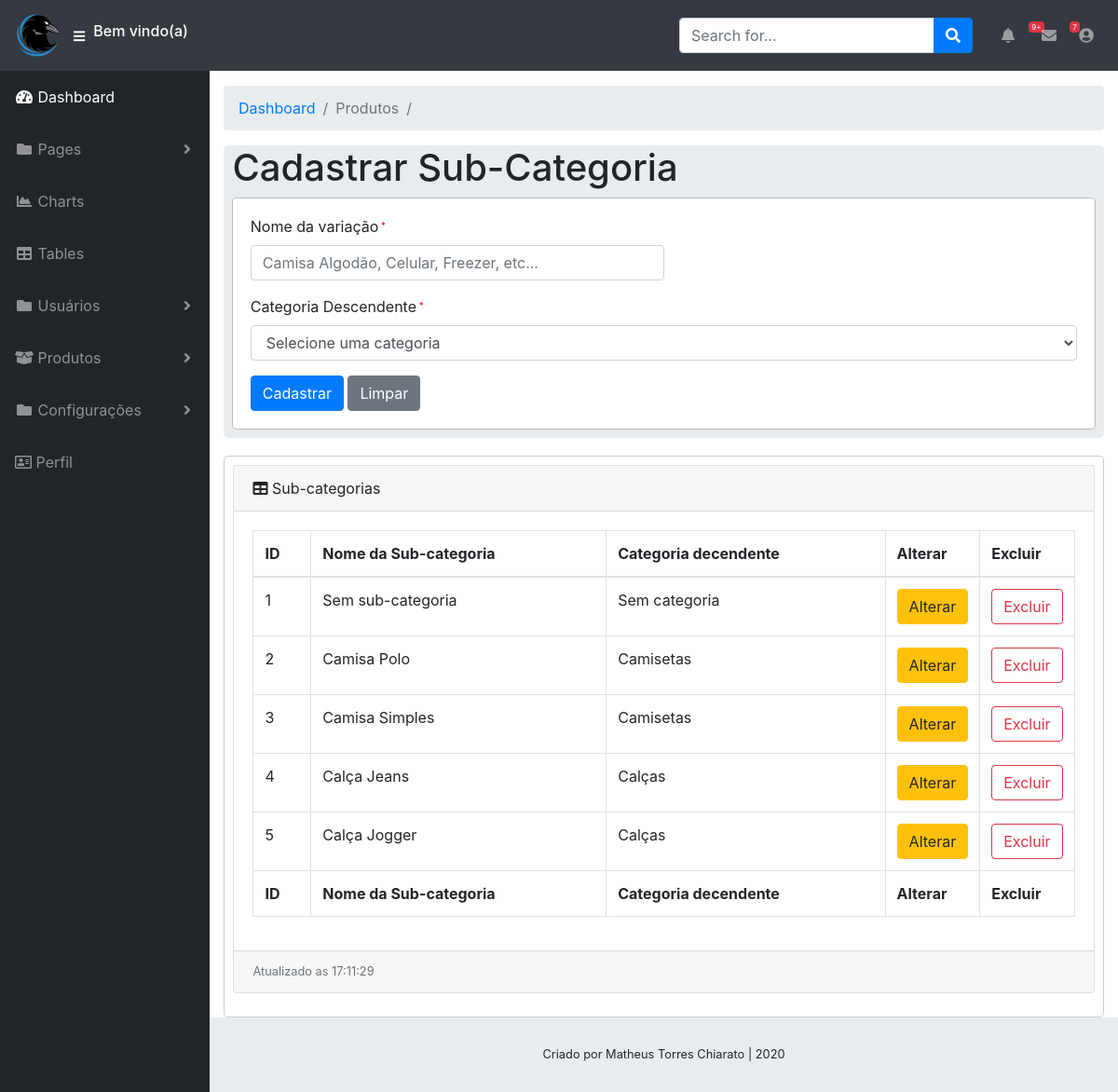
/view/dashboard/produto/subcategoria.php (signed in), run on the app's committed database.
### tables this page shows
CREATE TABLE IF NOT EXISTS `m4th_5ubc4t3g0r145` (
  `id` int(11) NOT NULL AUTO_INCREMENT,
  `subdescricao` varchar(50) DEFAULT NULL,
  `id_categoria_pai` int(11) DEFAULT NULL,
  PRIMARY KEY (`id`),
  UNIQUE KEY `descricao` (`subdescricao`),
  KEY `id_categoria_pai` (`id_categoria_pai`)
);

CREATE TABLE IF NOT EXISTS `m4th_c4t3g0r145` (
  `id` int(11) NOT NULL AUTO_INCREMENT,
  `descricao` varchar(50) DEFAULT NULL,
  PRIMARY KEY (`id`),
  UNIQUE KEY `descricao` (`descricao`)
);

### control/CRUDSubCategoria/subcategorias.php (called while the page is built, shortened)
<?php
include $_SERVER['DOCUMENT_ROOT'] . '/site/control/CRUDSubCategoria/SubCategoria.php';
$sub = new SubCategoria();
if(isset($_POST['cadastro']) && $_POST['cadastro'] != null){
    unsetVars1();
    $sub->setDescricao($_POST['descricaoSubCategoria']);
    $sub->setDescricaoCategoriaPai($_POST['descricaoCategoria']);
    $conexao = conexao::conect();
    $resultado = $sub->cadastrarSubCategoria($conexao);
    conexao::FechaConexao($conexao);
    if($resultado == '0' || $resultado == null || !isset($resultado)){
        echo '0';
    }else{
        echo '1';
    }
}elseif (isset($_POST['listar']) && $_POST['listar'] != null){
    $conexao = conexao::conect();
    $resultado = $sub->listarTodasSubCategorias($conexao);
    if($resultado == '0' || $resultado == null || !isset($resultado)){
        return '0';
    }else{
        return $resultado;
    }
}else{echo "Impossivel realizar qualquer operação";}

### control/CRUDSubCategoria/SubCategoria.php (called while the page is built, shortened)
<?php
Class SubCategoria{
    public function listarTodasSubCategorias($conexao){
        include $_SERVER['DOCUMENT_ROOT'] . '/site/dao/CRUDSubCategoria/SELECT_Sub_Categoria.php';
        $select = new SELECT_Sub_Categoria();
        $select->conexao = $conexao;
        $resultado = $select->selecionarAllSubCategorias();
        if($resultado == '0' || $resultado == null || !isset($resultado)){
            return '0';
        }else{
            return $resultado;
        }
    }
}

### dao/CRUDSubCategoria/SELECT_Sub_Categoria.php (called while the page is built)
<?php
class SELECT_Sub_Categoria{
    public $conexao;
    public function selecionarAllSubCategorias(){
        $query = "SELECT sub.id, sub.subdescricao, cat.descricao FROM m4th_5ubc4t3g0r145 sub, m4th_c4t3g0r145 cat WHERE sub.id_categoria_pai = cat.id ORDER BY id ASC";
        $resultado = mysqli_query($this->conexao, $query);
        if($resultado != '0' || $resultado != null){
            return $resultado;
        }else{
            return '0';
        }
    }
}

### control/CRUDSubCategoria/DisplayCRUDSubCategoria.php (the view, shortened to what this page needs)
<?php
class DisplayCRUDSubCategoria{
    public function formSubCategoria(){
        echo '
                <div class="content-block">
                    <h1 id="titulo">Cadastrar Sub-Categoria</h1>
                    <div class="modal-content" style="padding: 1%">
                        <form id="formSubCategoria" action="" method="post" autocomplete="off">
                            <div style="padding: 1%">
                            <div class="form-group" id="idformSubCategoria"><label for="idSubCategoria">ID</label><input type="text" id="idSubCategoria" name="idSubCategoria" class="form-control" readonly></div>
                                <div class="form-group">
                                    <label for="nomeSubCategoria">Nome da variação</label><small><sup style="color: red"> * </sup></small>
                                    <input type="text" class="form-control" id="nomeSubCategoria" name="nomeSubCategoria" autocomplete="off" placeholder="Camisa Algodão, Celular, Freezer, etc..." required style="width: 50%;">
                                </div>
                                <div class="form-group">
                                    <label for="descricaoCategoria">Categoria Descendente</label><small><sup style="color: red"> * </sup></small>
                                    <select class="form-control" name="descricaoCategoria" id="descricaoCategoria">
                                    <option selected>Selecione uma categoria</option>
        ';
        echo '
                                    </select>
                                </div>
                                <button type="submit" form="formSubCategoria" id="submitSubCategoria" name="submitSubCategoria" class="btn btn-primary">Cadastrar</button>
                                <button type="button" form="formSubCategoria" id="alterarSubCategoria" name="alterarSubCategoria" class="btn btn-warning">Alterar</button>
                                <button type="reset" form="formSubCategoria" id="resetSubCategoria" name="resetSubCategoria" class="btn btn-secondary">Limpar</button>
                            </div>
                        </form>
                    </div>
                </div>
        ';
    }
    public function listarSubCategoria(){
        include $_SERVER['DOCUMENT_ROOT'] . '/site/control/CRUDSubCategoria/subcategorias.php';
        if(isset($resultado) && $resultado != null && $resultado != '0'){
            echo '
                <div class="modal-content" style="padding: 1%">
                    <div class="card mb-3">
                    <div class="card-header">
                        <i class="fas fa-table"></i>
                        Sub-categorias
                    </div>
                    <div class="card-body">
                        <div class="table-responsive">
                            <table class="table table-bordered" id="User_data" width="100%" cellspacing="0">
                                <thead>
                                    <tr>
                                        <th>ID</th>
                                        <th>Nome da Sub-categoria</th>
                                        <th>Categoria decendente</th>
                                        <th style="width: 10%">Alterar</th>
                                        <th style="width: 10%">Excluir</th>
                                    </tr>
                                </thead>
                                <tfoot>
                                    <tr>
                                        <th>ID</th>
                                        <th>Nome da Sub-categoria</th>
                                        <th>Categoria decendente</th>
                                        <th style="width: 10%">Alterar</th>
                                        <th style="width: 10%">Excluir</th>
                                    </tr>
                                </tfoot>
                                <tbody>
                </div>
            ';
            $number = 0;
            foreach ($resultado as $resul) {
                $number ++;
                echo '
                    <tr id="User_row' . $number . '">
                        <td class="id_val">' . $resul['id'] . '</td>
                        <td class="descricaoSubCategoria">' . urldecode($resul['subdescricao']) . '</td>
                        <td class="descricaoCategoriatable">' . urldecode($resul['descricao']) . '</td>
                        <td class="text-center"><button class="btn btn-warning" id="alterar" name="alterar" value="'. $number .'">Alterar</button></td>
                        <td class="text-center"><button class="btn btn-outline-danger" id="excluir" name="excluir" value="'. $number .'">Excluir</button></td>
                    </tr>
                ';
            }
            echo '
                </tbody></table>
                        </div>
                    </div>
                    <div class="card-footer small text-muted">Atualizado as ' . date("H:i:s") . '</div>
                </div>
            ';
        }
    }
}

### view/dashboard/header.php (shortened to what this page needs)
<!DOCTYPE html>
<html lang="pt-br">
<head>
    <link href="http://localhost/site/view/dashboard/vendor/fontawesome-free/css/all.min.css" rel="stylesheet" type="text/css">
    <link href="http://localhost/site/view/dashboard/vendor/datatables/dataTables.bootstrap4.css" rel="stylesheet">
    <link href="http://localhost/site/view/dashboard/css/sb-admin.css" rel="stylesheet" type="text/css">
    <link href="http://localhost/site/view/dashboard/css/mathstyles.css" rel="stylesheet" type="text/css">
</head>
<body id="page-top">
<nav class="navbar navbar-expand navbar-dark bg-dark static-top">
    <a class="navbar-brand mr-1" href="http://localhost/site/view/dashboard/index.php"><img src="http://localhost/site/assets/images/crow.png" alt="Login" width="50" height="50"></a>
    <button class="btn btn-link btn-sm text-white order-1 order-sm-0" id="sidebarToggle" href="#">
        <i class="fas fa-bars"></i>
    </button>
    <h6 class="text-white">Bem vindo(a) <?php echo (isset($_SESSION['Username']) ? $_SESSION['Username'] : $_SESSION['UserEmail'])?></h6>
    <form class="d-none d-md-inline-block form-inline ml-auto mr-0 mr-md-3 my-2 my-md-0">
        <div class="input-group">
            <input type="text" class="form-control" placeholder="Search for..." aria-label="Search" aria-describedby="basic-addon2">
            <div class="input-group-append">
                <button class="btn btn-primary" type="button">
                    <i class="fas fa-search"></i>
                </button>
            </div>
        </div>
    </form>
    <ul class="navbar-nav ml-auto ml-md-0">
        <li class="nav-item dropdown no-arrow mx-1">
            <a class="nav-link dropdown-toggle" href="#" id="alertsDropdown" role="button" data-toggle="dropdown" aria-haspopup="true" aria-expanded="false">
                <i class="fas fa-bell fa-fw"></i>
                <span class="badge badge-danger">9+</span>
            </a>
        </li>
        <li class="nav-item dropdown no-arrow mx-1">
            <a class="nav-link dropdown-toggle" href="#" id="messagesDropdown" role="button" data-toggle="dropdown" aria-haspopup="true" aria-expanded="false">
                <i class="fas fa-envelope fa-fw"></i>
                <span class="badge badge-danger">7</span>
            </a>
        </li>
        <li class="nav-item dropdown no-arrow">
            <a class="nav-link dropdown-toggle" href="#" id="userDropdown" role="button" data-toggle="dropdown" aria-haspopup="true" aria-expanded="false">
                <i class="fas fa-user-circle fa-fw"></i>
            </a>
        </li>
    </ul>
</nav>
<div id="wrapper">
    <?php include_once $_SERVER['DOCUMENT_ROOT'] . '/site/view/dashboard/sidebar.php';
    $path = '
                <li class="breadcrumb-item">
                    <a href="http://localhost/site/view/dashboard/index.php">Dashboard</a>
                </li>
            ';
    ?>

### view/dashboard/sidebar.php (shortened to what this page needs)
<ul class="sidebar navbar-nav">
    <li class="nav-item active">
        <a class="nav-link" href="http://localhost/site/view/dashboard/index.php">
            <i class="fas fa-fw fa-tachometer-alt"></i>
            <span>Dashboard</span>
        </a>
    </li>
    <li class="nav-item dropdown">
        <a class="nav-link dropdown-toggle" href="#" id="pagesDropdown" role="button" data-toggle="dropdown" aria-haspopup="true" aria-expanded="false">
            <i class="fas fa-fw fa-folder"></i>
            <span>Pages</span>
        </a>
    </li>
    <li class="nav-item">
        <a class="nav-link" href="http://localhost/site/view/dashboard/charts.php">
            <i class="fas fa-fw fa-chart-area"></i>
            <span>Charts</span></a>
    </li>
    <li class="nav-item">
        <a class="nav-link" href="http://localhost/site/view/dashboard/tables.php">
            <i class="fas fa-fw fa-table"></i>
            <span>Tables</span></a>
    </li>
    <li class="nav-item dropdown">
        <a class="nav-link dropdown-toggle" href="#" id="pagesDropdown" role="button" data-toggle="dropdown" aria-haspopup="true" aria-expanded="false">
            <i class="fas fa-fw fa-folder"></i>
            <span>Usuários</span>
        </a>
    </li>
    <li class="nav-item dropdown">
        <a class="nav-link dropdown-toggle" href="#" id="pagesDropdown" role="button" data-toggle="dropdown" aria-haspopup="true" aria-expanded="false">
            <i class="fas fa-box-open"></i>
            <span>Produtos</span>
        </a>
    </li>
    <li class="nav-item dropdown">
        <a class="nav-link dropdown-toggle" href="#" id="pagesDropdown" role="button" data-toggle="dropdown" aria-haspopup="true" aria-expanded="false">
            <i class="fas fa-fw fa-folder"></i>
            <span>Configurações</span>
        </a>
    </li>
    <li class="nav-item">
        <a class="nav-link" href="http://localhost/site/view/dashboard/usuarios/User.php">
            <i class="far fa-address-card"></i>
            <span>Perfil</span></a>
    </li>
</ul>
<div id="content-wrapper">
    <div class="container-fluid">

### view/dashboard/produto/subcategoria.php (shortened to what this page needs)
<?php
include_once $_SERVER['DOCUMENT_ROOT'] . '/site/view/dashboard/header.php';
$path.= '<li class="breadcrumb-item active">Produtos</li>';
include_once $_SERVER['DOCUMENT_ROOT'] . '/site/view/dashboard/breadcrumbs.php';
include $_SERVER['DOCUMENT_ROOT'] . '/site/control/CRUDSubCategoria/DisplayCRUDSubCategoria.php';
$sub = new DisplayCRUDSubCategoria();
$sub->formSubCategoria();
$sub->listarSubCategoria();
?>
<?php
include_once $_SERVER['DOCUMENT_ROOT'] . '/site/view/dashboard/footer.php';

### view/dashboard/breadcrumbs.php (shortened to what this page needs)
<ol class="breadcrumb">
    <?php echo $path;?>
    <li class="breadcrumb-item active"><?php echo ($title == 'Crow Dashboard' ?  "" :  $title) ?></li>
</ol>

### view/dashboard/closetags.php (shortened to what this page needs)
</div>
<footer class="sticky-footer">
    <div class="container my-auto">
        <div class="copyright text-center my-auto">
            <span>Criado por Matheus Torres Chiarato | <?php echo date('Y'); ?></span>
        </div>
    </div>
</footer>
</div>
</div>

### view/dashboard/footer.php (shortened to what this page needs)
<?php
include_once $_SERVER['DOCUMENT_ROOT'] . '/site/view/dashboard/closetags.php';
?>
</body>
</html>

### view/dashboard/css/mathstyles.css (style rules this page uses)
.content-block { width: 100%; background-color: #e9ecef; padding-left: 1%; padding-right: 1%; padding-bottom: 1%; margin-bottom: 2%; border-radius: 5px; }

### data on the page
m4th_5ubc4t3g0r145: id "1", subdescricao "Sem sub-categoria", m4th_c4t3g0r145.descricao "Sem categoria"
m4th_5ubc4t3g0r145: id "2", subdescricao "Camisa Polo", m4th_c4t3g0r145.descricao "Camisetas"
m4th_5ubc4t3g0r145: id "3", subdescricao "Camisa Simples", m4th_c4t3g0r145.descricao "Camisetas"
m4th_5ubc4t3g0r145: id "4", subdescricao "Calça Jeans", m4th_c4t3g0r145.descricao "Calças"
m4th_5ubc4t3g0r145: id "5", subdescricao "Calça Jogger", m4th_c4t3g0r145.descricao "Calças"
